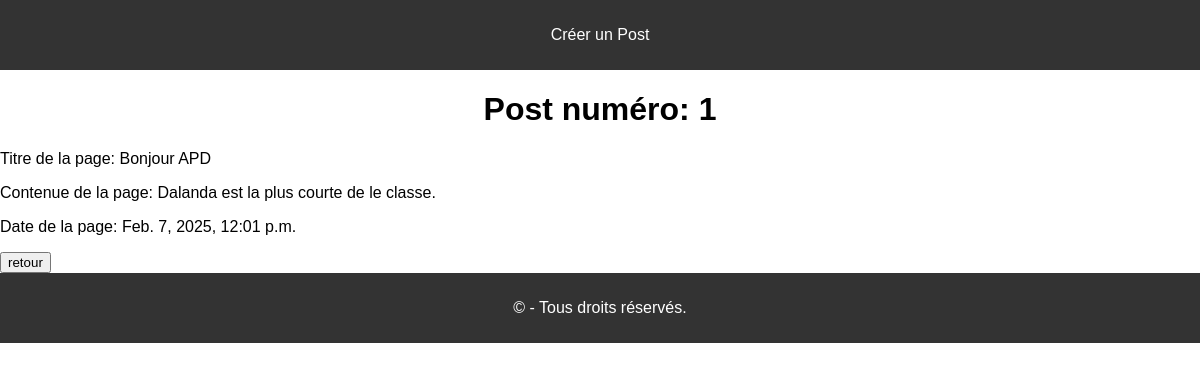
The app's page /posts/1/ with its own data.
### blog/models.py (models this page shows, shortened)
class Post(models.Model):
    title = models.CharField(max_length=200)
    content = models.TextField()
    created_at = models.DateTimeField(auto_now_add=True)

### blog/views.py (the view)
# urls.py: path('posts/<int:id>/', details_posts, name='details_posts'),
def details_posts(request, id):
    post = get_object_or_404(Post, id=id)
    return render(request, 'blog/posts_detail.html', {'post': post})

### blog/templates/blog/posts_detail.html (shortened to what this page needs)
<header>
    <nav>
        <ul>
            <li><a href="{% url 'form_post' %}">Créer un Post</a></li>
        </ul>
    </nav>
</header>
<h1>Post numéro: {{ post.id }}</h1>
<p>Titre de la page: {{ post.title }}</p>
<p>Contenue de la page: {{ post.content }}</p>
<p>Date de la page: {{ post.created_at }}</p>
<a href="{% url 'post_list' %}"><button>retour</button></a>
<footer>
    <p>&copy; - Tous droits réservés.</p>
</footer>

### blog/templates/blog/posts_detail.html (style rules this page uses)
header, footer { text-align: center; background-color: #333; color: #fff; padding: 10px; }
header nav ul { padding: 0; list-style: none; }
header nav ul li { display: inline; margin: 0 10px; }
header nav ul li a { color: #fff; text-decoration: none; }
h1 { text-align: center; }

### records on screen
Post: id "1", title "Bonjour APD", content "Dalanda est la plus courte de le classe.", created_at "Feb. 7, 2025, 12:01 p.m."
